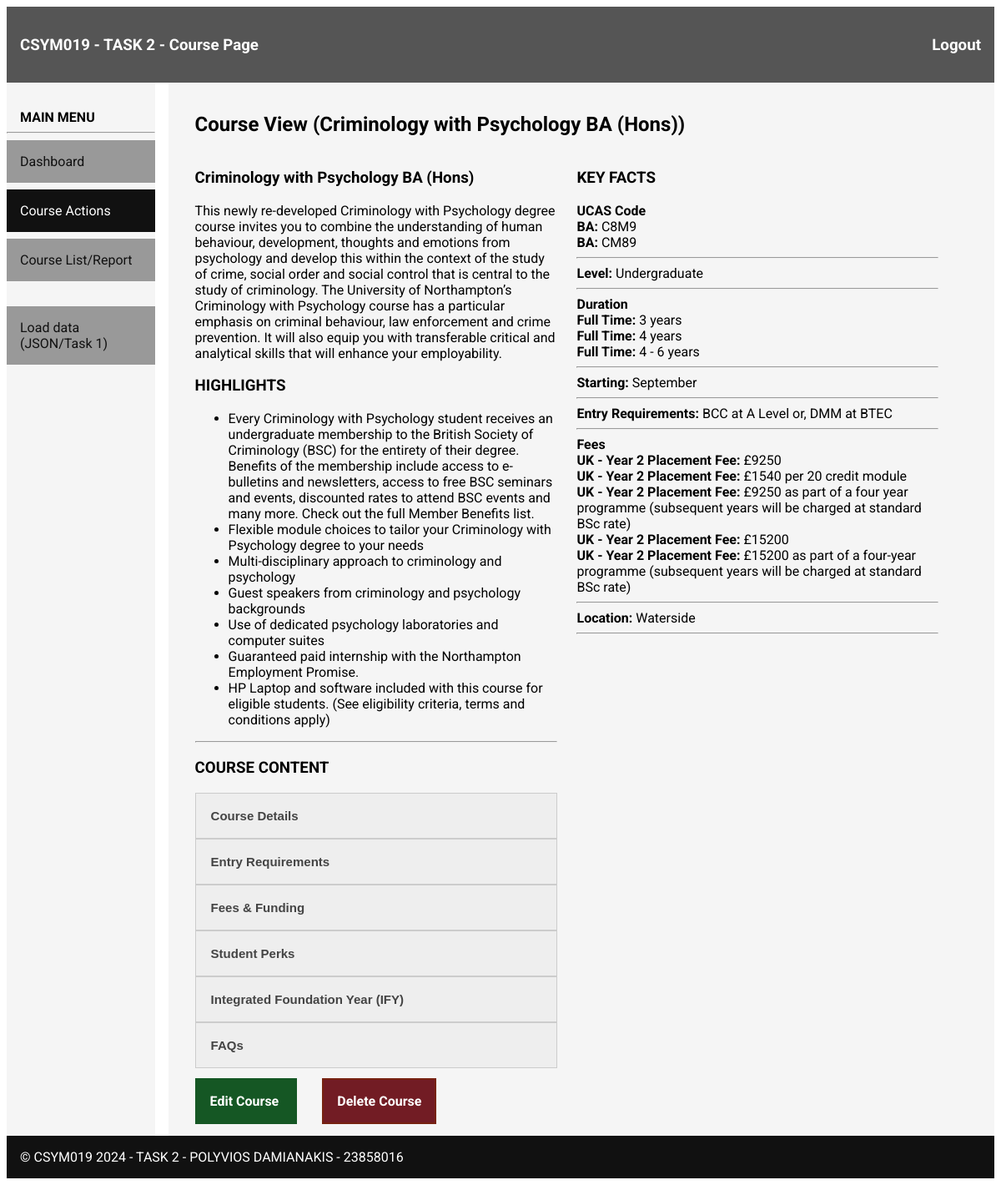
The page /course/?action=view&id=3 (signed in) on the database its author committed.
### tables this page shows
CREATE TABLE `lessons` (
  `id` int NOT NULL AUTO_INCREMENT,
  `title` varchar(150) DEFAULT NULL,
  `overview` varchar(4000) DEFAULT NULL,
  `level` int DEFAULT NULL,
  `starting` int DEFAULT NULL,
  `entryrequirementsforkeys` varchar(500) DEFAULT NULL,
  `location` varchar(45) DEFAULT NULL,
  `courseDetails` varchar(2500) DEFAULT NULL,
  `entryReqsFull` varchar(2500) DEFAULT NULL,
  `feesHeader` varchar(500) DEFAULT NULL,
  `feesFooter` varchar(500) DEFAULT NULL,
  `studentPerks` varchar(2500) DEFAULT NULL,
  `IFY` varchar(2500) DEFAULT NULL,
  PRIMARY KEY (`id`),
  UNIQUE KEY `id_UNIQUE` (`id`)
);

CREATE TABLE `highlights` (
  `id` int unsigned NOT NULL AUTO_INCREMENT,
  `lessonid` int DEFAULT NULL,
  `text` varchar(500) DEFAULT NULL,
  PRIMARY KEY (`id`)
);

CREATE TABLE `faqs` (
  `id` int NOT NULL AUTO_INCREMENT,
  `lessonid` int DEFAULT NULL,
  `question` varchar(300) DEFAULT NULL,
  `answer` varchar(1000) DEFAULT NULL,
  PRIMARY KEY (`id`),
  UNIQUE KEY `id_UNIQUE` (`id`)
);

CREATE TABLE `codes` (
  `id` int unsigned NOT NULL AUTO_INCREMENT,
  `lessonid` int DEFAULT NULL,
  `codetype` int DEFAULT NULL,
  `value` varchar(45) DEFAULT NULL,
  PRIMARY KEY (`id`)
);

CREATE TABLE `durations` (
  `id` int NOT NULL AUTO_INCREMENT,
  `lessonid` int DEFAULT NULL,
  `durationtype` int DEFAULT NULL,
  `value` varchar(45) DEFAULT NULL,
  PRIMARY KEY (`id`),
  UNIQUE KEY `id_UNIQUE` (`id`)
);

CREATE TABLE `fees` (
  `id` int NOT NULL AUTO_INCREMENT,
  `lessonid` int DEFAULT NULL,
  `region` int DEFAULT NULL,
  `feestype` int DEFAULT NULL,
  `value` double DEFAULT NULL,
  `extras` varchar(145) DEFAULT NULL,
  PRIMARY KEY (`id`),
  UNIQUE KEY `id_UNIQUE` (`id`)
);

### modules/lib.php (called while the page is built, shortened)
<?php
$LESSON_CODE_TYPES = [
    1 => "BA",
    2 => "BA with Foundation",
    3 => "BSc",
    4 => "BSc with Foundation",
    5 => ""
];
$LESSON_DURATION_TYPES = [
    1 => "Full Time",
    2 => "Full Time Foundation",
    3 => "Part Time",
    4 => "Distance Learning"
];
$LESSON_FEE_REGIONS = [
    1 => "UK",
    2 => "International"
];
$LESSON_LESSON_LEVELS = [
    1 => "Undergraduate",
    2 => "Postgraduate"
];
$LESSON_STARTING = [
    1 => "January",
    2 => "February",
    3 => "March",
    4 => "April",
    5 => "May",
    6 => "June",
    7 => "July",
    8 => "August",
    9 => "September",
    10 => "October",
    11 => "November",
    12 => "December"
];
$LESSON_FEE_TYPES = [
    1 => "Full Time",
    2 => "Part Time",
    3 => "Integrated Foundation Year",
    4 => "Distance Learning",
    5 => "PGCert",
    6 => "PGDip",
    7 => "MSc (Top Up)",
    8 => "MSc: Year 1",
    9 => "MSc: Year 2",
    10 => "MSc: Year 3",
    11 => "Year 1",
    12 => "Year 2",
    13 => "Postgraduate Certificate in Advanced Clinical Practice",
    14 => "Postgraduate Diploma in Advanced Clinical Practice",
    15 => "MSc Advanced Clinical Practice",
    16 => "MSc Advanced Clinical Practice (Top Up)",
    17 => "Part Time / Year 1",
    18 => "Part Time / Year 2",
    19 => "Year 2 Placement Fee"
];

### course/index.php (the view, shortened to what this page needs)
<?php
    $URLPREFIX = "../";
    require_once($URLPREFIX.'modules/lib.php');
?>
<!DOCTYPE html>
<html>
<head>
    <link rel="stylesheet" href="<?= $URLPREFIX ?>task2.css">
</head>
<body>
    <header>
        <h3>CSYM019 - TASK 2 - Course Page<span class="logoutLink roboto-bold"> <a href="<?= $URLPREFIX."scripts/logout.php" ?>"> Logout </a></span></h3>
    </header>
    <nav>
        <div class="navHeader roboto-bold">MAIN MENU</div>
        <hr>
        <?php require_once($URLPREFIX."modules/menu.php"); ?>
    </nav>
    <main id="main">
        <?php
            if(!empty($_GET['action']) && $_GET['action'] == 'delete' && !empty($_GET['id'])) {
                $id = $_GET['id'];
                $stmt = $MYSQL_CONNECTION->prepare("DELETE FROM lessons WHERE id = :id");
                $stmt->bindParam(':id', $id);
                $stmt->execute();
                $stmt2 = $MYSQL_CONNECTION->prepare("DELETE FROM codes WHERE lessonid = :lessonid");
                $stmt2->bindParam(':lessonid', $id);
                $stmt2->execute();
                $stmt2 = $MYSQL_CONNECTION->prepare("DELETE FROM durations WHERE lessonid = :lessonid");
                $stmt2->bindParam(':lessonid', $id);
                $stmt2->execute();
                $stmt2 = $MYSQL_CONNECTION->prepare("DELETE FROM highlights WHERE lessonid = :lessonid");
                $stmt2->bindParam(':lessonid', $id);
                $stmt2->execute();
                $stmt2 = $MYSQL_CONNECTION->prepare("DELETE FROM fees WHERE lessonid = :lessonid");
                $stmt2->bindParam(':lessonid', $id);
                $stmt2->execute();
                $stmt2 = $MYSQL_CONNECTION->prepare("DELETE FROM faqs WHERE lessonid = :lessonid");
                $stmt2->bindParam(':lessonid', $id);
                $stmt2->execute();
                $stmt2 = $MYSQL_CONNECTION->prepare("DELETE FROM subjects WHERE lessonid = :lessonid");
                $stmt2->bindParam(':lessonid', $id);
                $stmt2->execute();
                header("Location: ../list?deleteresult=success");
            } else if(!empty($_GET['action']) && $_GET['action'] == 'insert') { ?>
                <h2> Create Course</h2>
                <?php require_once("../modules/courseForm.php"); ?>
        <?php } else if (!empty($_GET['action']) && $_GET['action'] == 'view' && !empty($_GET['id'])) { ?>
            <?php
                $lessonid = $_GET['id'];
                $stmt = $MYSQL_CONNECTION->prepare("SELECT * FROM lessons where id = :id");
                $stmt->bindParam(':id', $lessonid);
                $stmt->execute();
                $row = $stmt->fetch(PDO::FETCH_ASSOC);
            ?>
            <div>
                <h2> Course View (<?= $row['title'] ?>) </h2>
                <div class="col50">
                    <?php
                        if ($row) { ?>
                            <h3><?= $row['title']?></h3>
                            <p><?= $row['overview'] ?></p>
                            <?php
                                $stmt2 = $MYSQL_CONNECTION->prepare("SELECT * FROM highlights WHERE lessonid = :id");
                                $stmt2->bindParam(':id', $lessonid);
                                $stmt2->execute();
                                echo "<h3>HIGHLIGHTS</h3>";
                                echo "<ul>";
                                while ($row2 = $stmt2->fetch(PDO::FETCH_ASSOC)) {
                                    echo "<li>".$row2['text']."</li>";
                                }
                                echo "</ul>";
                            ?>
                        <?php
                        } else {
                            echo "<div class='alert alert-danger'>COURSE NOT FOUND!</div>";
                        }
                    ?>
                    <hr>
                    <h3>COURSE CONTENT</h3>
                    <button class="accordion">Course Details</button>
                    <?php if(!empty($row['entryReqsFull'])) { ?>
                        <button class="accordion">Entry Requirements</button>
                    <?php } ?>
                    <button class="accordion">Fees & Funding</button>
                    <?php if(!empty($row['studentPerks'])) { ?>
                        <button class="accordion">Student Perks</button>
                    <?php } ?>
                    <?php if(!empty($row['IFY'])) { ?>
                        <button class="accordion"> Integrated Foundation Year (IFY) </button>
                    <?php } ?>
                        <?php
                                $stmt2 = $MYSQL_CONNECTION->prepare("SELECT * FROM faqs WHERE lessonid = :id");
                                $stmt2->bindParam(':id', $lessonid);
                                $stmt2->execute();
                                $first = true;
                                while ($row2 = $stmt2->fetch(PDO::FETCH_ASSOC)) {
                                    if($first) {
                                        echo '<button class="accordion"> FAQs </button>';
                                        $first = false;
                                    }
                                }
                        ?>
                </div>
                <div class="col50">
                    <?php if ($row) {
                        echo "<h3>KEY FACTS</h3>";
                            $stmt2 = $MYSQL_CONNECTION->prepare("SELECT * FROM codes WHERE lessonid = :id");
                            $stmt2->bindParam(':id', $lessonid);
                            $stmt2->execute();
                            $first = true;
                            while ($row2 = $stmt2->fetch(PDO::FETCH_ASSOC)) {
                                if($first) {
                                    echo "<div class='roboto-bold'>UCAS Code</div>";
                                    $first = false;
                                }
                                echo "<div><span class='roboto-bold'>".$LESSON_CODE_TYPES[$row2['codetype']].": </span> ".$row2['value']."</div>";
                            }
                            if(!$first)
                                echo "<hr>";
                            echo "<div><span class='roboto-bold'>Level: </span> ".$LESSON_LESSON_LEVELS[$row['level']]."</div>";
                            echo "<hr>";
                            $stmt2 = $MYSQL_CONNECTION->prepare("SELECT * FROM durations WHERE lessonid = :id");
                            $stmt2->bindParam(':id', $lessonid);
                            $stmt2->execute();
                            $first = true;
                            while ($row2 = $stmt2->fetch(PDO::FETCH_ASSOC)) {
                                if($first) {
                                    echo "<div class='roboto-bold'>Duration</div>";
                                    $first = false;
                                }
                                echo "<div><span class='roboto-bold'>".$LESSON_DURATION_TYPES[$row2['durationtype']].": </span> ".$row2['value']."</div>";
                            }
                            if(!$first)
                                echo "<hr>";
                            echo "<div><span class='roboto-bold'>Starting: </span> ".$LESSON_STARTING[$row['starting']]."</div>";
                            echo "<hr>";
                        if(!empty($row['entryrequirementsforkeys'])){
                            echo "<div><span class='roboto-bold'>Entry Requirements: </span> ".$row['entryrequirementsforkeys']."</div>";
                            echo "<hr>";
                        }
                            $stmt2 = $MYSQL_CONNECTION->prepare("SELECT * FROM fees WHERE lessonid = :id");
                            $stmt2->bindParam(':id', $lessonid);
                            $stmt2->execute();
                            $first = true;
                            while ($row2 = $stmt2->fetch(PDO::FETCH_ASSOC)) {
                                if($first) {
                                    echo "<div class='roboto-bold'>Fees</div>";
                                    $first = false;
                                }
                                echo "<div><span class='roboto-bold'>".$LESSON_FEE_REGIONS[$row2['region']]." - ".$LESSON_FEE_TYPES[$row2['feestype']].": </span> &pound;".$row2['value']." ".$row2['extras']."</div>";
                            }
                            if(!$first)
                                echo "<hr>";
                        if(!empty($row['location'])){
                            echo "<div><span class='roboto-bold'>Location: </span> ".$row['location']."</div>";
                            echo "<hr>";
                        }
                    } ?>
                </div>
                <div class="mt-30">
                    <span class="button button-edit mr-30"> <a href="../course?action=edit&id=<?= $lessonid ?>"> Edit Course </a></span>
                    <span class="button button-danger" id="deleteLesson"> <a href="../course?action=delete&id=<?= $lessonid ?>" onclick="return confirm('Είστε σίγουροι για την μόνιμη διαγραφή του Course και όλων των δεδομένων τους?')">Delete Course</a></span>
        <?php } ?>
    </main>
    <footer><?php require_once($URLPREFIX."modules/footer.php"); ?></footer>
</body>
</html>

### task2.css (style rules this page uses)
.roboto-bold { font-family: "Roboto", sans-serif; font-weight: 700; font-style: normal; }
body { font-family: "Roboto", sans-serif; font-weight: 400; font-style: normal; display: grid; grid-template-columns: 15% 85%; grid-template-rows: auto; grid-template-areas: "header header" "nav main" "footer footer"; }
header { background-color: #555; color: white; padding: 1em; grid-area: header; }
main { background-color: whitesmoke; color: black; margin-left: 1em; padding: 2em 2em; padding-top: 1em; grid-area: main; }
footer { padding: 1em; background-color: #111; color: white; grid-area: footer; }
nav { background-color: whitesmoke; color: black; grid-area: nav; padding-top: 2em; padding-bottom: 2em; }
.navHeader { padding-left: 1em; }
.logoutLink { float: right; }
.logoutLink a { color: #fff; text-decoration: none; }
.button { padding: 1em 1em; text-decoration: none; background-color: whitesmoke; border: 2px solid #555; color: #555; width: 200px; cursor: pointer; }
.button-danger { background-color: #721c24; border: 2px solid #721; color: #fff; cursor: pointer; }
.button-edit { background-color: #155724; border: 2px solid #155724; color: #fff; cursor: pointer; }
.col50 { width: calc(49% - 20px); display: inline-block; vertical-align: top; padding-right: 20px; }
.mt-30 { margin-top: 30px; }
.mr-30 { margin-right: 30px; }
.button a { color: #fff; font-weight: bold; text-decoration: none; }
.accordion, .accordion2, .accordion3 { background-color: #eee; color: #444; cursor: pointer; padding: 18px; width: 100%; border: 1px solid #ccc; text-align: left; outline: none; font-size: 15px; font-weight: bold; transition: 0.4s; }

### rows shown on the page
lessons: title "Criminology with Psychology BA (Hons)", overview "This newly re-developed Criminology with Psychology degree course invites you to combine the understanding of human behaviour, development, thoughts and emotions from psychology and develop this within the context of the study of crime, social order and social control that is central to the study of criminology. The University of Northampton’s Criminology with Psychology course has a particular emphasis on criminal behaviour, law enforcement and crime prevention. It will also equip you with transferable critical and analytical skills that will enhance your employability.", level "Undergraduate", starting "September", entryrequirementsforkeys "BCC at A Level or, DMM at BTEC", location "Waterside"
highlights: text "Every Criminology with Psychology student receives an undergraduate membership to the British Society of Criminology (BSC) for the entirety of their degree. Benefits of the membership include access to e-bulletins and newsletters, access to free BSC seminars and events, discounted rates to attend BSC events and many more. Check out the full Member Benefits list."
highlights: text "Flexible module choices to tailor your Criminology with Psychology degree to your needs"
highlights: text "Multi-disciplinary approach to criminology and psychology"
highlights: text "Guest speakers from criminology and psychology backgrounds"
highlights: text "Use of dedicated psychology laboratories and computer suites"
highlights: text "Guaranteed paid internship with the Northampton Employment Promise."
highlights: text "HP Laptop and software included with this course for eligible students. (See eligibility criteria, terms and conditions apply)"
codes: shows "UCAS Code", codetype "BA", value "C8M9"
codes: codetype "BA", value "CM89"
durations: shows "Duration", durationtype "Full Time", value "3 years"
durations: durationtype "Full Time", value "4 years"
durations: durationtype "Full Time", value "4 - 6 years"
fees: shows "Fees", region "UK", feestype "Year 2 Placement Fee", value "9250"
fees: region "UK", feestype "Year 2 Placement Fee", value "1540", extras "per 20 credit module"
fees: region "UK", feestype "Year 2 Placement Fee", value "9250", extras "as part of a four year programme (subsequent years will be charged at standard BSc rate)"
fees: region "UK", feestype "Year 2 Placement Fee", value "15200"
fees: region "UK", feestype "Year 2 Placement Fee", value "15200", extras "as part of a four-year programme (subsequent years will be charged at standard BSc rate)"
